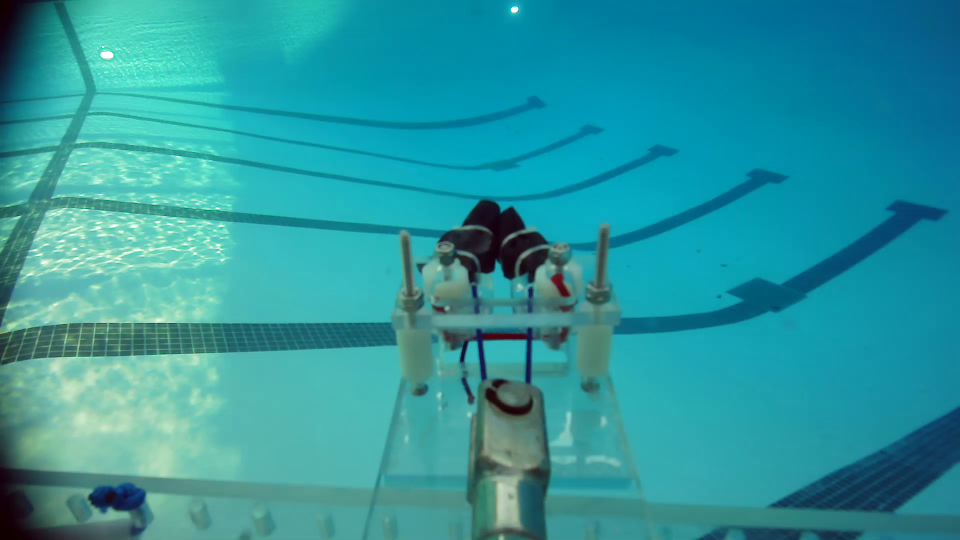
#> input picture video/frames/0.png, 1920 x 1080 px, found by its file name (shown at 1/2 size); its folder holds only this picture in this run
$ python homography.py
#> lines starting #> are read from the running program, lines starting #| are printed output that depends on the picture; after the words box and inside, x2 and y2 are one past the last pixel; in counts of white or black regions, pixels touching at a corner belong together
import cv2
import numpy as np

# [67 lines left out: functions detect_red_square, draw_detected_square, unskew_entire_image, not called in this run]

def detect_pvc_pipes(image_path):
    # Load the image
#> called with image_path = 'video\\frames\\0.png'
    image = cv2.imread(image_path)
#> image is the input picture: shape (1080, 1920, 3); mean B, G, R 158.8, 151.8, 43.8
    if image is None:
        print("Error: Image not found")
        return

    # Convert the image to grayscale
    gray = cv2.cvtColor(image, cv2.COLOR_BGR2GRAY)
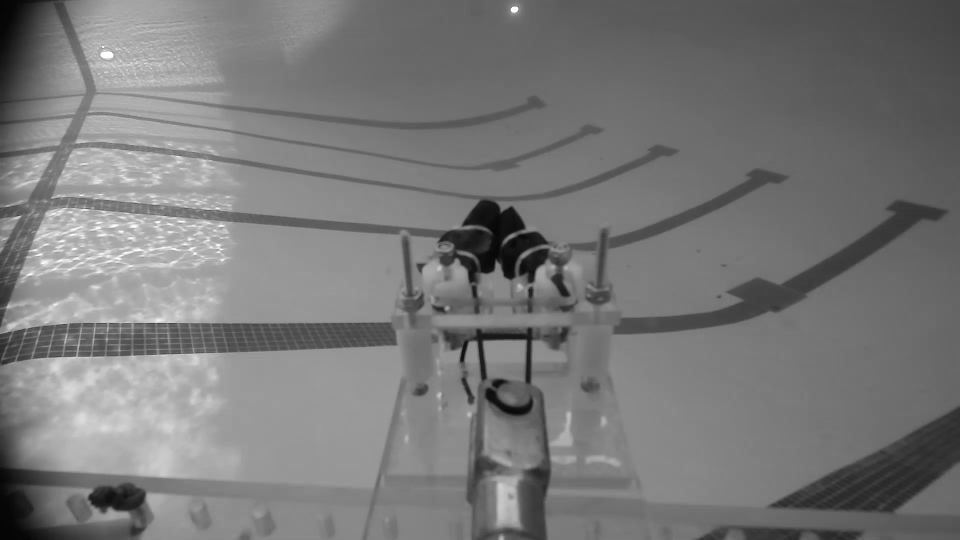
#> gray: shape (1080, 1920) (shown at 1/2 size); min 3, max 255, mean 120.2

    # Apply Gaussian blur to reduce noise and improve edge detection
    blurred = cv2.GaussianBlur(gray, (5, 5), 0)

    # Edge detection using Canny
    edges = cv2.Canny(blurred, 50, 150, apertureSize=3)
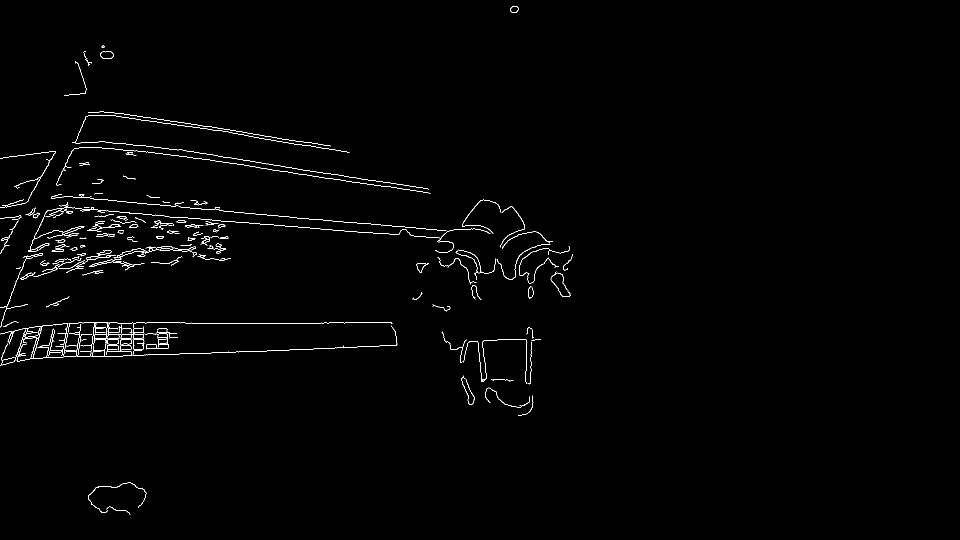
#> edges: shape (1080, 1920) (shown at 1/2 size); 0.88% white in thin lines or dots, all inside (x1, y1, x2, y2) = (0, 13, 1145, 1029)

    # Hough Line Transform
    lines = cv2.HoughLinesP(edges, 1, np.pi / 180, threshold=100, minLineLength=100, maxLineGap=10)
#> lines = 25 rows, first 6: [360, 646, 539, 646], [440, 421, 900, 461], [356, 434, 583, 453], [264, 645, 370, 645], [370, 707, 533, 702], [550, 701, 673, 696]

    # Check if lines were found
    if lines is not None:
        # Draw lines on the image
        for line in lines:
            x1, y1, x2, y2 = line[0]
            cv2.line(image, (x1, y1), (x2, y2), (255, 0, 0), 3)
#> this loop made 25 passes
#> (x1, y1, x2, y2) on passes 1 to 12: (360, 646, 539, 646), (440, 421, 900, 461), (356, 434, 583, 453), (264, 645, 370, 645), (370, 707, 533, 702), (550, 701, 673, 696), (500, 322, 740, 360), (541, 449, 734, 465), (460, 260, 661, 292), (617, 351, 856, 385), (497, 272, 698, 304), (670, 695, 793, 690)
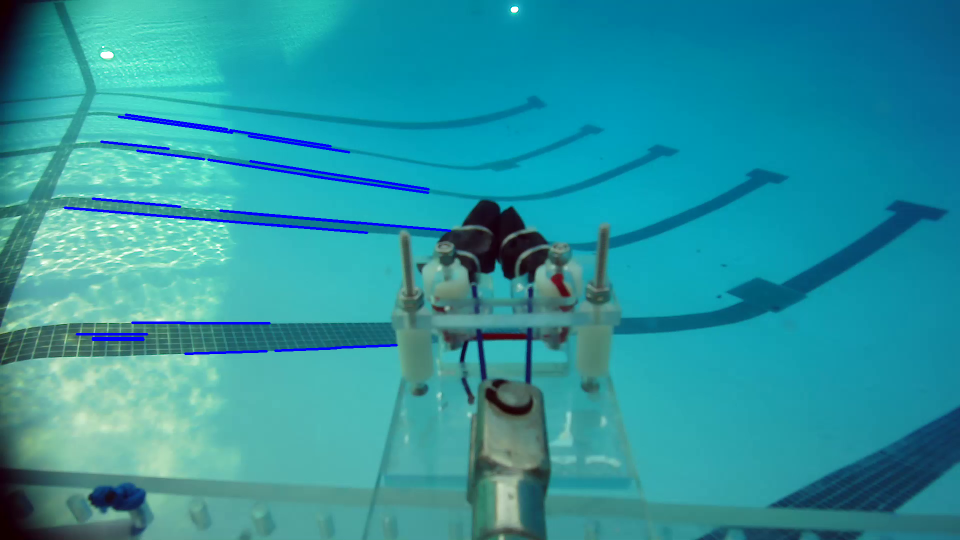
#> image: shape (1080, 1920, 3) (shown at 1/2 size); 1.01% of pixels changed, all inside (x1, y1, x2, y2) = (127, 227, 903, 710)

    # Show the result
    cv2.imshow('Detected Pipes', image)
    cv2.waitKey(0)
    cv2.destroyAllWindows()

for i in range(100):
    image = detect_pvc_pipes(f'video\\frames\\{i*10}.png')
    """
    image = cv2.resize(image, (int(image.shape[0]/2), int(image.shape[1]/2)))
    red_square = detect_red_square(image)


    if red_square is not None:
        # Draw the detected red square and its corners for debugging
        debug_image = draw_detected_square(image.copy(), red_square)
        cv2.imwrite("red.png", debug_image)
        cv2.imshow('Detected Red Square', debug_image)
        cv2.waitKey(0)

        # Warp the perspective
        warped_image = unskew_entire_image(image, red_square)
        cv2.imshow('Warped Image', warped_image)
        cv2.waitKey(0)
        cv2.destroyAllWindows()
    else:
        print("Red square not detected.")
    """
